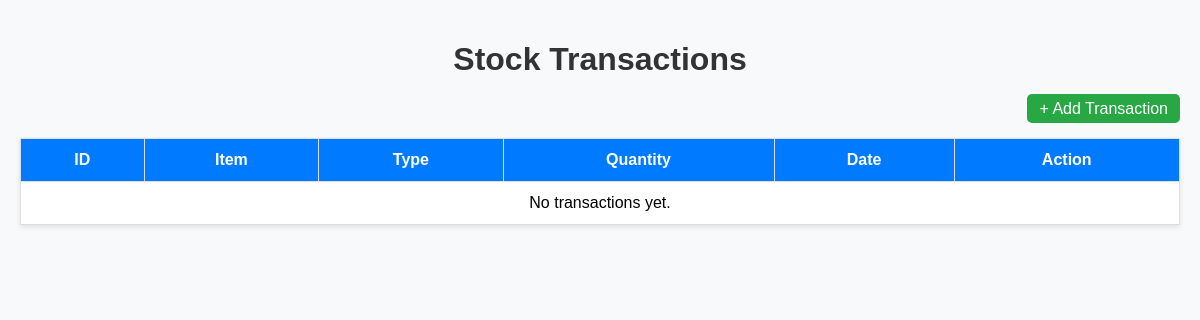
Before: /api/stock/transactions/ with the older database file.
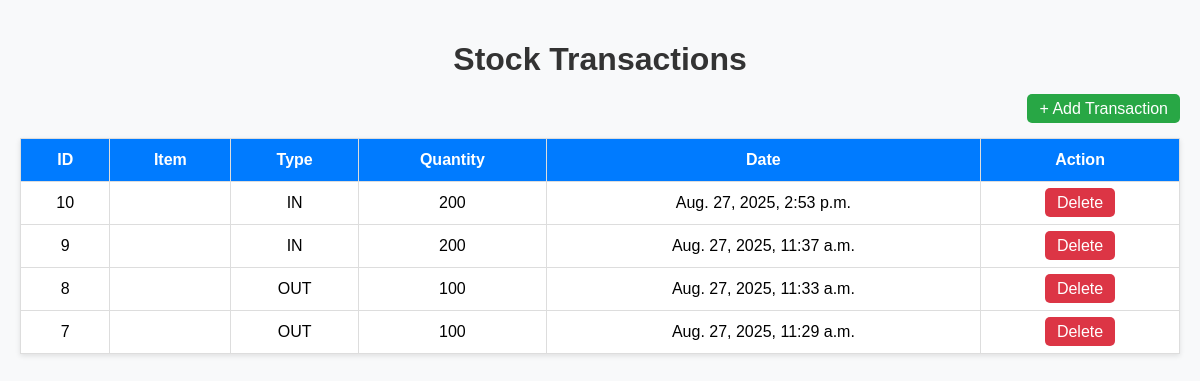
After: the same page with the newer database file.
### stock/models.py (models this page shows, shortened)
class StockTransaction(models.Model):
    IN = "IN"
    OUT = "OUT"
    TRANSACTION_TYPES = [(IN, "Stock In"), (OUT, "Stock Out")]
    product = models.ForeignKey(Product, on_delete=models.CASCADE, related_name="transactions")
    store = models.ForeignKey(Store, on_delete=models.CASCADE, related_name="transactions")
    transaction_type = models.CharField(max_length=3, choices=TRANSACTION_TYPES)
    quantity = models.IntegerField()
    date = models.DateTimeField(auto_now_add=True)
    reference = models.CharField(max_length=100, blank=True, null=True)
    class Meta:
        ordering = ['-date']

### stock/views.py (the view)
# urls.py: path("transactions/", views.transaction_list, name="transaction_list"),
def transaction_list(request):
    transactions = StockTransaction.objects.select_related('product', 'store').all()
    return render(request, 'stock/transaction_list.html', {'transactions': transactions})

### stock/templates/stock/transaction_list.html (shortened to what this page needs)
<!DOCTYPE html>
<html lang="en">
<head>
</head>
<body>
    <h1>Stock Transactions</h1>
    <div style="text-align: right; margin-bottom: 10px;">
        <a href="{% url 'transaction_add' %}" class="btn btn-add">+ Add Transaction</a>
    </div>
    <table>
        <thead>
            <tr>
                <th>ID</th>
                <th>Item</th>
                <th>Type</th>
                <th>Quantity</th>
                <th>Date</th>
                <th>Action</th>
            </tr>
        </thead>
        <tbody>
            {% for t in transactions %}
            <tr>
                <td>{{ t.id }}</td>
                <td>{{ t.item }}</td>
                <td>{{ t.transaction_type }}</td>
                <td>{{ t.quantity }}</td>
                <td>{{ t.date }}</td>
                <td>
                    <a href="{% url 'transaction_delete' t.id %}" class="btn btn-del">Delete</a>
                </td>
            </tr>
            {% empty %}
            <tr>
                <td colspan="6">No transactions yet.</td>
            </tr>
            {% endfor %}
        </tbody>
    </table>
</body>
</html>

### stock/templates/stock/transaction_list.html (style rules this page uses)
body { font-family: Arial, sans-serif; background: #f8f9fa; margin: 0; padding: 20px; }
h1 { text-align: center; color: #333; }
table { width: 100%; border-collapse: collapse; margin: 20px auto; background: white; box-shadow: 0 2px 5px rgba(0,0,0,0.1); }
th, td { padding: 12px; border: 1px solid #ddd; text-align: center; }
th { background: #007bff; color: white; }
.btn { padding: 6px 12px; border: none; border-radius: 5px; cursor: pointer; text-decoration: none; color: white; }
.btn-add { background: #28a745; }
.btn-del { background: #dc3545; }

Changed rows visible on the page:
added StockTransaction: id "10", transaction_type "IN", quantity "200", date "Aug. 27, 2025, 2:53 p.m."
added StockTransaction: id "9", transaction_type "IN", quantity "200", date "Aug. 27, 2025, 11:37 a.m."
added StockTransaction: id "8", transaction_type "OUT", quantity "100", date "Aug. 27, 2025, 11:33 a.m."
added StockTransaction: id "7", transaction_type "OUT", quantity "100", date "Aug. 27, 2025, 11:29 a.m."
Other visible differences:
text no longer shown: "No transactions yet."
